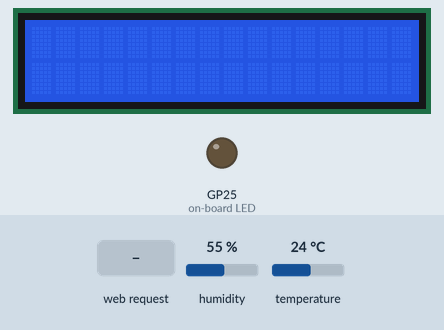
Recording of a program running on a simulated Raspberry Pi Pico running MicroPython. Shown: 16×2 character LCD, output pins drawn as LEDs (lit = HIGH). The inputs (shaded band) are chosen by the test bench; at power-on: humidity 55 %, temperature 24 °C. WiFi joins after 1.5 s; values from a settings file that is not in the repository are placeholders; library files of the repository ran but are not shown: pico_i2c_lcd.py; what the program prints to the serial console is not drawn.

Above: at 3.2 s.
3.3 s: HTTP request GET /lighton? received
At 4.1 s:
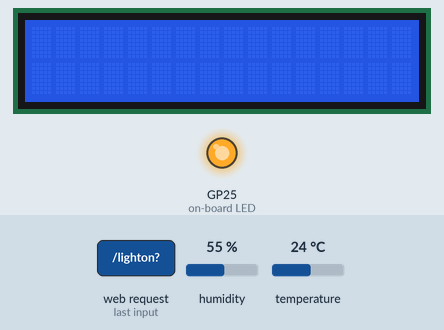
At 5.4 s:
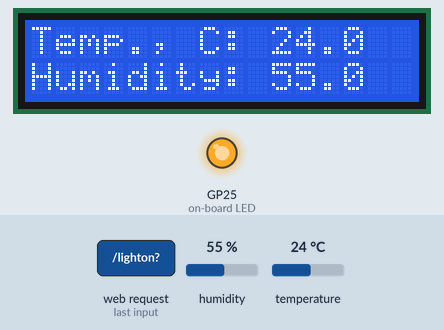
5.8 s: HTTP request GET /lightoff? received
At 7.3 s:
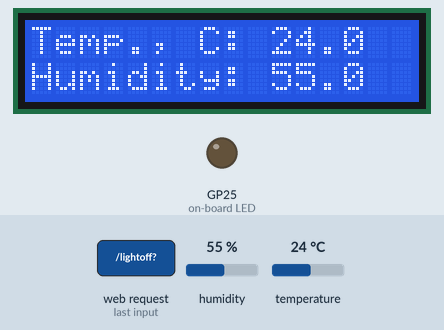
Timing chart, 0 to 8.8 s (numbered marks = the images above; inputs shaded):
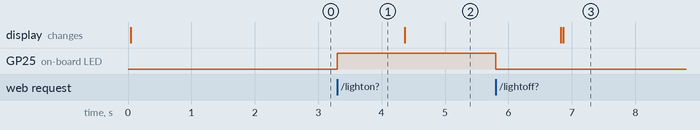

Measured:
- after the input at 3.3 s, GP25 (on-board LED): LOW → HIGH at once
- after the input at 5.8 s, GP25 (on-board LED): HIGH → LOW at once; the display: first changes after 1.0 s (image 3 shows a later state)

The program:

dht22_webpage_lcd.py
```python
import machine
import socket
import math
import utime as time

from machine import Pin
from picozero import pico_temp_sensor, pico_led
from do_connect import *
from lcd_out_methods import *

import dht

sensor = dht.DHT22(Pin(27))

def webpage(temperature, humidity, state):
    #Template HTML
    html = f"""
            <!DOCTYPE html>
            <html>
              <head>
                <style>
                  .block {{
                    display: block;
                    width: 100%;
                    border: none;
                    background-color: #04aa6d;
                    padding: 14px 28px;
                    font-size: 32px;
                    cursor: pointer;
                    text-align: center;
                  }}
                  .off {{
                    background-color: #d8d8d8;
                  }}
                  h1 {{
                    text-align: center;
                  }}
                </style>
              </head>
              <body>
                <form action="./lighton">
                  <input type="submit" value="Light on" class="block" />
                </form>
                <form action="./lightoff">
                  <input type="submit" value="Light off" class="block off" />
                </form>
                <h1>LED is {state}</h1>
                <h1>Temperature is {temperature}</h1>
                <h1>Humidity is {humidity}</h1>
              </body>
            </html>

            """
    return str(html)

def serve(connection):
    #Start a web server
    state = 'OFF'
    pico_led.off()
    #temperature
    #humidity
    while True:
        client = connection.accept()[0]
        request = client.recv(1024)
        request = str(request)
        try:
            request = request.split()[1]
        except IndexError:
            pass
        if request == '/lighton?':
            pico_led.on()
            state = 'ON'
        elif request =='/lightoff?':
            pico_led.off()
            state = 'OFF'

        sensor.measure()
        time.sleep(1)
        temperature = sensor.temperature()
        humidity = sensor.humidity()

        print("T:"+str(temperature)+"\n")

        print_two_rows(temperature, humidity)

        html = webpage(temperature, humidity, state)
        client.send('HTTP/1.0 200 OK\r\nContent-type: text/html\r\n\r\n')
        client.send(html)
        client.close()

def open_socket(ip):
    # Open a socket
    address = (ip, 80)
    connection = socket.socket()
    connection.setsockopt(socket.SOL_SOCKET, socket.SO_REUSEADDR, 1)
    connection.bind(address)
    connection.listen(1)
    print(connection)
    return(connection)


try:
    ip=do_connect()
    if ip is not None:
        connection=open_socket(ip)
        serve(connection)
except KeyboardInterrupt:
    machine.reset()
```

do_connect.py
```python
import network
import time
from secrets import *

def do_connect(ssid=secrets['ssid'],psk=secrets['password']):
    wlan = network.WLAN(network.STA_IF)
    wlan.active(True)
    wlan.connect(ssid, psk)

    # Wait for connect or fail
    wait = 10
    while wait > 0:
        if wlan.status() < 0 or wlan.status() >= 3:
            break
        wait -= 1
        print('waiting for connection...')
        time.sleep(1)

    # Handle connection error
    if wlan.status() != 3:
        raise RuntimeError('wifi connection failed')
    else:
        print('connected')
        ip=wlan.ifconfig()[0]
        print('network config: ', ip)
        return ip
```

lcd_out_methods.py
```python
from machine import I2C, Pin
from time import sleep
from pico_i2c_lcd import I2cLcd
i2c = I2C(0, sda=Pin(0), scl=Pin(1), freq=400000)
I2C_ADDR = i2c.scan()[0]
lcd = I2cLcd(i2c, I2C_ADDR, 2, 16)

def print_two_rows(temperature, humidity):
    lcd.clear()
    lcd.putstr("Temp., C: " + str(temperature) + "\n")
    lcd.putstr("Humidity: " + str(humidity))
```
